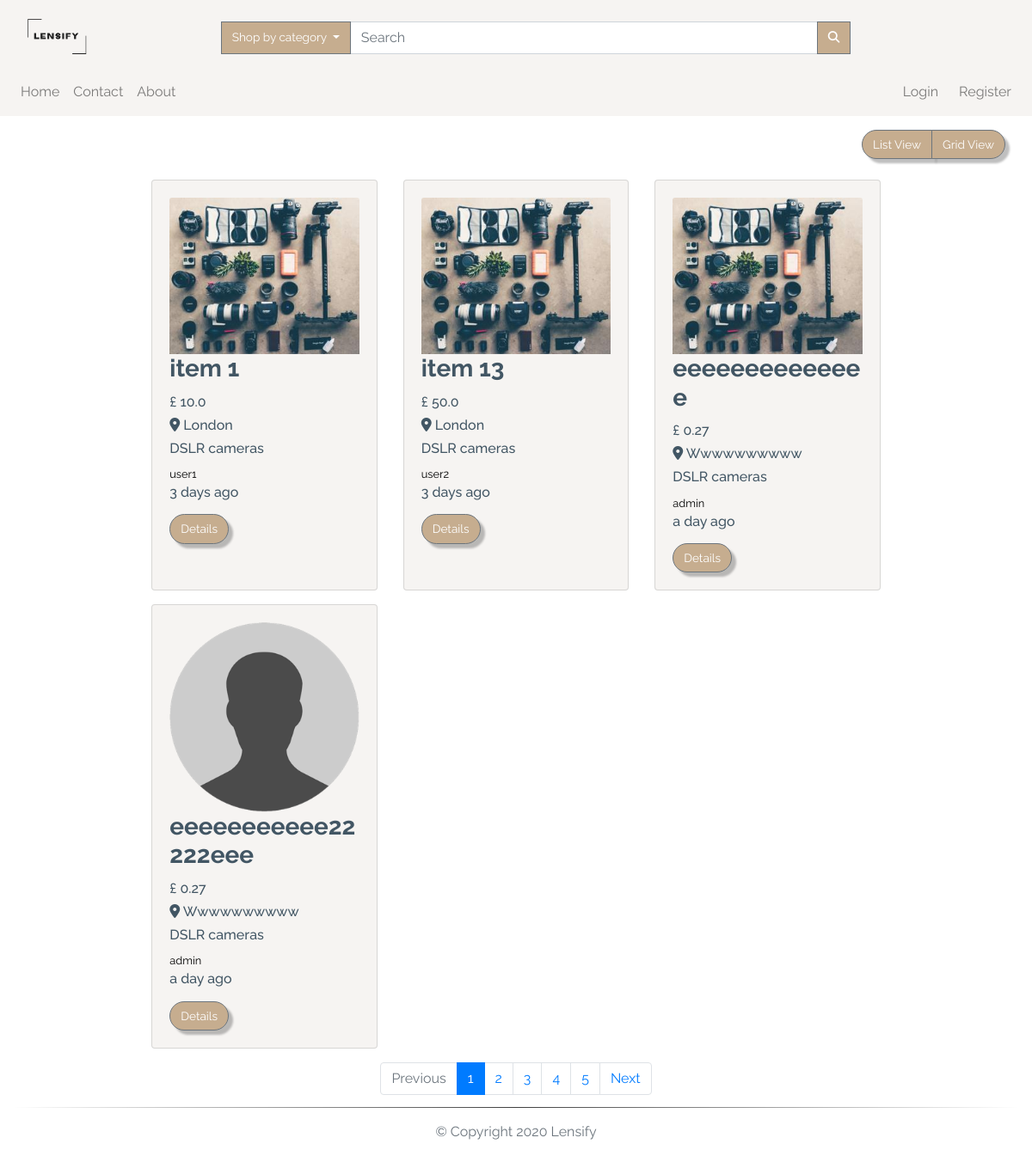
Page /search/1 on the committed database.
### app/models.py (models this page shows, shortened)
class TimestampMixin(object):
    created_at = db.Column(db.DateTime, nullable=False,
                           default=datetime.utcnow)
    updated_at = db.Column(db.DateTime, onupdate=datetime.utcnow)

class ItemForSale(db.Model, TimestampMixin):
    __tablename__ = "for_sale"
    id = db.Column(db.Integer, primary_key=True)
    title = db.Column(db.String(100), nullable=False)
    description = db.Column(db.Text, nullable=False)
    quantity = db.Column(db.Integer, nullable=False, default=1)
    condition = db.Column(db.String(50), nullable=False)
    item_city = db.Column(db.String(50), nullable=False)
    price = db.Column(db.Float, nullable=False)
    item_views = db.Column(db.Integer, default=0)
    image_file = db.Column(Json(128), nullable=False,
                           default=['item.jpg'])
    sold = db.Column(db.Boolean, default=False)
    seller_id = db.Column(db.Integer, db.ForeignKey("users.id"))
    category_id = db.Column(db.Integer, db.ForeignKey("categories.id"))

class Category(db.Model, TimestampMixin):
    __tablename__ = "categories"
    id = db.Column(db.Integer, primary_key=True)
    name = db.Column(db.String(30), nullable=False, unique=True)
    item_cat = db.relationship(
        "ItemForSale", backref="category", lazy="dynamic")

class User(db.Model, TimestampMixin, UserMixin):
    __tablename__ = "users"
    id = db.Column(db.Integer, primary_key=True)
    first_name = db.Column(db.String(50), nullable=False)
    last_name = db.Column(db.String(50), nullable=False)
    username = db.Column(db.String(50), unique=True, nullable=False)
    email = db.Column(db.String(115), unique=True, nullable=False)
    image_file = db.Column(db.String(80), nullable=False,
                           default="default.jpg")
    password_hash = db.Column(db.String(60), nullable=False)
    items_for_sale = db.relationship(
        "ItemForSale", backref="seller", lazy="dynamic")
    items_buyer = db.relationship("Order", backref="buyer", lazy="dynamic")
    address = db.relationship(
        "Address", secondary="user_addresses", backref="user", lazy="dynamic"
    )
    followed = db.relationship(
        'User', secondary=followers,
        primaryjoin=(followers.c.follower_id == id),
        secondaryjoin=(followers.c.followed_id == id),
        backref=db.backref('followers', lazy='dynamic'), lazy='dynamic')
    reviewed = db.relationship(
        'Review', backref='user_reviewed', primaryjoin=(Review.user_reviewed_id == id), lazy="dynamic"
    )
    reviewer = db.relationship(
        'Review', backref='user_reviewer', primaryjoin=(Review.user_reviewer_id == id), lazy="dynamic"
    )

### app/routes.py (the view)
@app.route('/search/<cat_id>', methods=['GET', 'POST'])
def search(cat_id=None):
    page = request.args.get('page', 1, type=int)
    available_items = ItemForSale.query.paginate(
        page, app.config['LISTINGS_PER_PAGE'], False)
    if cat_id is not None:
        available_items = ItemForSale.query.join(
            Category, (ItemForSale.category_id == cat_id)).paginate(
            page, app.config['LISTINGS_PER_PAGE'], False)
        next_url = url_for('search', page=available_items.next_num) \
            if available_items.has_next else None
        prev_url = url_for('search', page=available_items.prev_num) \
            if available_items.has_prev else None
        return render_template("search.html", available_items=available_items.items,
                               next_url=next_url, prev_url=prev_url, page=page, page_num=available_items.iter_pages())
    return render_template("search.html")

### app/models.py (called while the page is built)
    def process_result_value(self, value, dialect):
        return json.loads(value)

### app/routes.py (called while the page is built)
@app.before_request
def before_request():
    if current_user.is_authenticated:
        current_user.updated_at = datetime.utcnow()
        db.session.commit()

@app.context_processor
def inject_categories():
    categories = Category.query.join(
        ItemForSale, (Category.id == ItemForSale.category_id)).all()
    return dict(categories=categories)

### app/templates/search.html
{% extends "layout.html" %}
{% block app_content %}
<div class="row">
  <div class="col-lg-12 my-3">
    <div class="float-right mr-3">
      <div class="btn-group">
        <button class="btn btn-secondary" id="list">
          List View
        </button>
        <button class="btn btn-secondary" id="grid">
          Grid View
        </button>
      </div>
    </div>
  </div>
</div>
<div id="products" class="row view-group w-75 mx-auto">
  {% for item in available_items %}
  <div class=" item col-12 col-md-6 col-lg-4 py-2">
    <div class="card custom-bg h-100">
      <div class="card-body">
        <img class="img-fluid card-img-top group list-group-image img-event"
          src="{{url_for('static', filename='img/items/' + item.image_file[0])}}" alt="" />
        <h3 class="card-title list-group-item-heading font-weight-bold ">{{item.title}}</h3>
        <small class="d-block font-weight-bold card-text">
          <h6>£ {{ item.price }}</h6>
        </small>
        <small class="font-weight-bold card-text">
          <h6 class="text-capitalize"><i class="fas fa-map-marker-alt"></i> {{item.item_city}}</h6>
        </small>
        <small class="card-text">
          <h6>{{ item.category.name }}</h6>
        </small>
        <small class="card-text">
          <a href="{{url_for('user', username=item.seller.username)}}">
            {{ item.seller.username }}
          </a>
        </small>
        <small class="card-text">
          <h6>{{ moment(item.created_at).fromNow() }}</h6>
        </small>
        <a href="{{url_for('item', item_id=item.id)}}" class="btn btn-secondary mt-2">
          Details
        </a>
      </div>
    </div>
  </div>
  {% endfor %}
  <nav aria-label="Page navigation" class="col-12 my-2">
    <ul class="pagination justify-content-center">
      <li class="page-item {% if not prev_url %} disabled {% endif %}">
        <a class="page-link" href="{{ prev_url }}" tabindex="-1">Previous</a>
      </li>
      {% for num in page_num %}
      {% if num %}
      <li class="page-item {% if page == num %} active {% endif %}"><a class="page-link"
          href="{{url_for('index', page=num)}}">{{ num }}</a></li>
      {% else %}
      <span class="page-item ellipsis">…</span>
      {% endif %}
      {% endfor %}
      <li class="page-item {% if not next_url %} disabled {% endif %}">
        <a class="page-link" href="{{ next_url }}">Next</a>
      </li>
    </ul>
  </nav>
</div>
{% endblock app_content %}

### app/static/css/styles.css (style rules this page uses)
:root { --main-color: #fff; --second-color: #425664; --third-color: #f6f4f2; --fourth-color: #c6ad8f; }
*, *::before, *::after { margin: 0; padding: 0; box-sizing: border-box; list-style: none; text-decoration: none; }
body, html { background: var(--main-color); min-height: 100vh; width: 100%; color: var(--second-color); font-family: "Raleway", sans-serif; word-break: normal; }
html { position: relative; }
a { color: black; text-decoration: none; cursor: pointer; }
ul { margin: 0; }
.btn { font-size: 85%; white-space: nowrap; }
.btn-secondary { filter: drop-shadow(5px 5px 1px rgba(0, 0, 0, 0.25)); background-color: var(--fourth-color); border-radius: 20px; color: var(--main-color); }
.custom-bg { background-color: var(--third-color); }
.pagination { flex-wrap: wrap; }

### rows in the picture
ItemForSale: title "item 1", price "10.0", item_city "London", category.name "DSLR cameras", seller.username "user1", created_at "3 days ago"
ItemForSale: title "item 13", price "50.0", item_city "London", category.name "DSLR cameras", seller.username "user2", created_at "3 days ago"
ItemForSale: title "eeeeeeeeeeeeee", price "0.27", item_city "Wwwwwwwwww", category.name "DSLR cameras", seller.username "admin", created_at "a day ago"
ItemForSale: shows a picture, title "eeeeeeeeeee22222eee", price "0.27", item_city "Wwwwwwwwww", category.name "DSLR cameras", seller.username "admin", created_at "a day ago"

### other values in the picture
{{ num }} "1" "2" "3" "4" "5"
